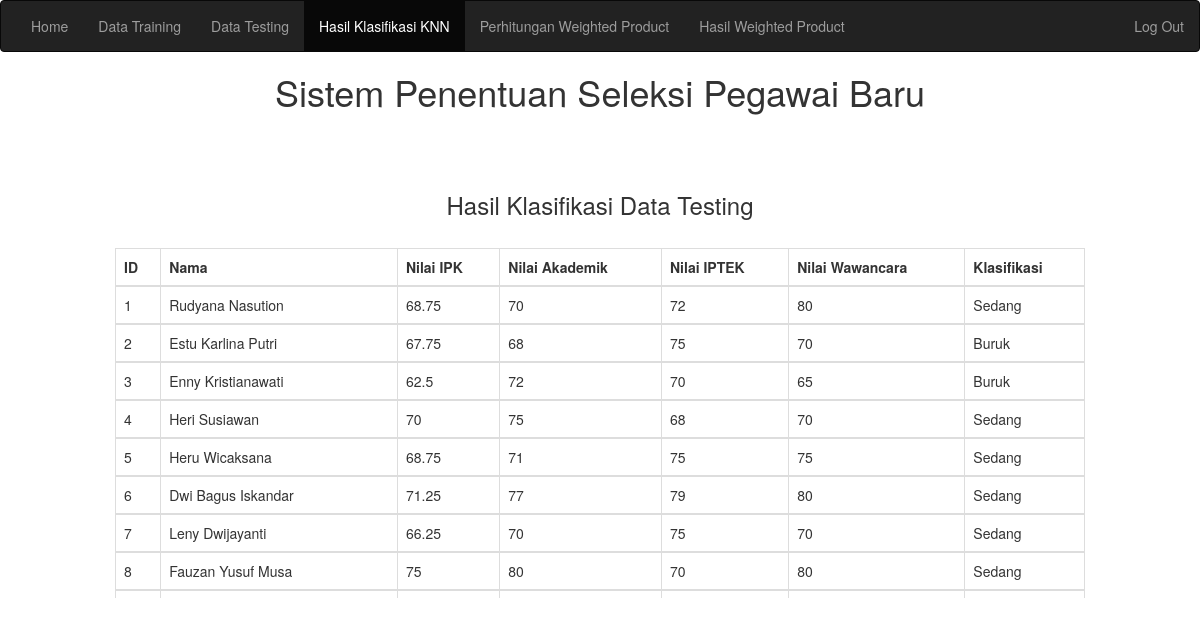
Screenshot of /admin/hasil-knn.php (signed in) with the database file from the repository.
### tables this page shows
CREATE TABLE IF NOT EXISTS `data_testing` (
  `id` int(5) NOT NULL AUTO_INCREMENT,
  `nama` varchar(50) NOT NULL,
  `ipk` float NOT NULL,
  `akademik` int(5) NOT NULL,
  `iptek` int(5) NOT NULL,
  `wawancara` int(5) NOT NULL,
  PRIMARY KEY (`id`)
);

CREATE TABLE IF NOT EXISTS `temp` (
  `id` int(5) NOT NULL AUTO_INCREMENT,
  `klasifikasi` varchar(25) NOT NULL,
  PRIMARY KEY (`id`)
);

### admin/hasil-knn.php (the view, shortened to what this page needs)
<!DOCTYPE html>
<?php
if(!isset($_SESSION["login"])&& !isset($_SESSION["name"])){
	header('location:../login.php');
	}
	else{
?>
<html lang="en">
  <head>
    <link href="css/bootstrap.min.css" rel="stylesheet">
  </head>
  <body>
	<nav class="navbar navbar-inverse">
	  <div class="container-fluid">
        <ul class="nav navbar-nav" >
			<li ><a href="index.php">Home</a></li>
			<li ><a href="input-data-latih.php">Data Training</a></li>
			<li ><a href="input-data-uji.php">Data Testing</a></li>
			<li class="active"><a href="hasil-knn.php">Hasil Klasifikasi KNN</a></li>
			<li ><a href="perhitungan-wp.php">Perhitungan Weighted Product</a></li>
			<li ><a href="hasil-wp.php">Hasil Weighted Product</a></li>
      	</ul>
		<ul class="nav navbar-nav navbar-right">
		<li ><a href="logoff.php">Log Out</a></li>
		</ul>
	  </div>
	</nav>
    <h1 align="center">Sistem Penentuan Seleksi Pegawai Baru</h1>
    <br>
    <br>
	<div>
		<h3 align="center">Hasil Klasifikasi Data Testing</h3><br />
    </div>
    <div class="table-responsive col-md-10 col-md-offset-1" style="height:350px;overflow:auto;">
      	<table class="table table-bordered">
         	<thead>
              	<tr>
                    <th>ID</th>
                    <th>Nama</th>
                    <th>Nilai IPK</th>
                    <th>Nilai Akademik</th>
                    <th>Nilai IPTEK</th>
                    <th>Nilai Wawancara</th>
					<th>Klasifikasi</th>
              	</tr>
          	</thead>
            <?php
				$sql = "SELECT ts.id, ts.nama, ts.ipk, ts.akademik, ts.iptek, ts.wawancara, tm.klasifikasi FROM data_testing ts, temp tm where ts.id=tm.id";
				$query = mysql_query($sql);
				while ($data = mysql_fetch_array($query)){
            ?>
          	<tbody>
            	<tr>
                	<td><?php echo $data[0] ?></td>
                    <td><?php echo $data[1] ?></td>
                    <td><?php echo $data[2] ?></td>
                    <td><?php echo $data[3] ?></td>
                    <td><?php echo $data[4] ?></td>
                    <td><?php echo $data[5] ?></td>
					<td><?php echo $data[6] ?></td>
                </tr>
			</tbody>
            <?php }
			?>
      	</table>
    </div>
  </body>
</html>
<?php
	}
	?>

### rows the page displays
data_testing: id "1", nama "Rudyana Nasution", ipk "68.75", akademik "70", iptek "72", wawancara "80", temp.klasifikasi "Sedang"
data_testing: id "2", nama "Estu Karlina Putri", ipk "67.75", akademik "68", iptek "75", wawancara "70", temp.klasifikasi "Buruk"
data_testing: id "3", nama "Enny Kristianawati", ipk "62.5", akademik "72", iptek "70", wawancara "65", temp.klasifikasi "Buruk"
data_testing: id "4", nama "Heri Susiawan", ipk "70", akademik "75", iptek "68", wawancara "70", temp.klasifikasi "Sedang"
data_testing: id "5", nama "Heru Wicaksana", ipk "68.75", akademik "71", iptek "75", wawancara "75", temp.klasifikasi "Sedang"
data_testing: id "6", nama "Dwi Bagus Iskandar", ipk "71.25", akademik "77", iptek "79", wawancara "80", temp.klasifikasi "Sedang"
data_testing: id "7", nama "Leny Dwijayanti", ipk "66.25", akademik "70", iptek "75", wawancara "70", temp.klasifikasi "Sedang"
data_testing: id "8", nama "Fauzan Yusuf Musa", ipk "75", akademik "80", iptek "70", wawancara "80", temp.klasifikasi "Sedang"
